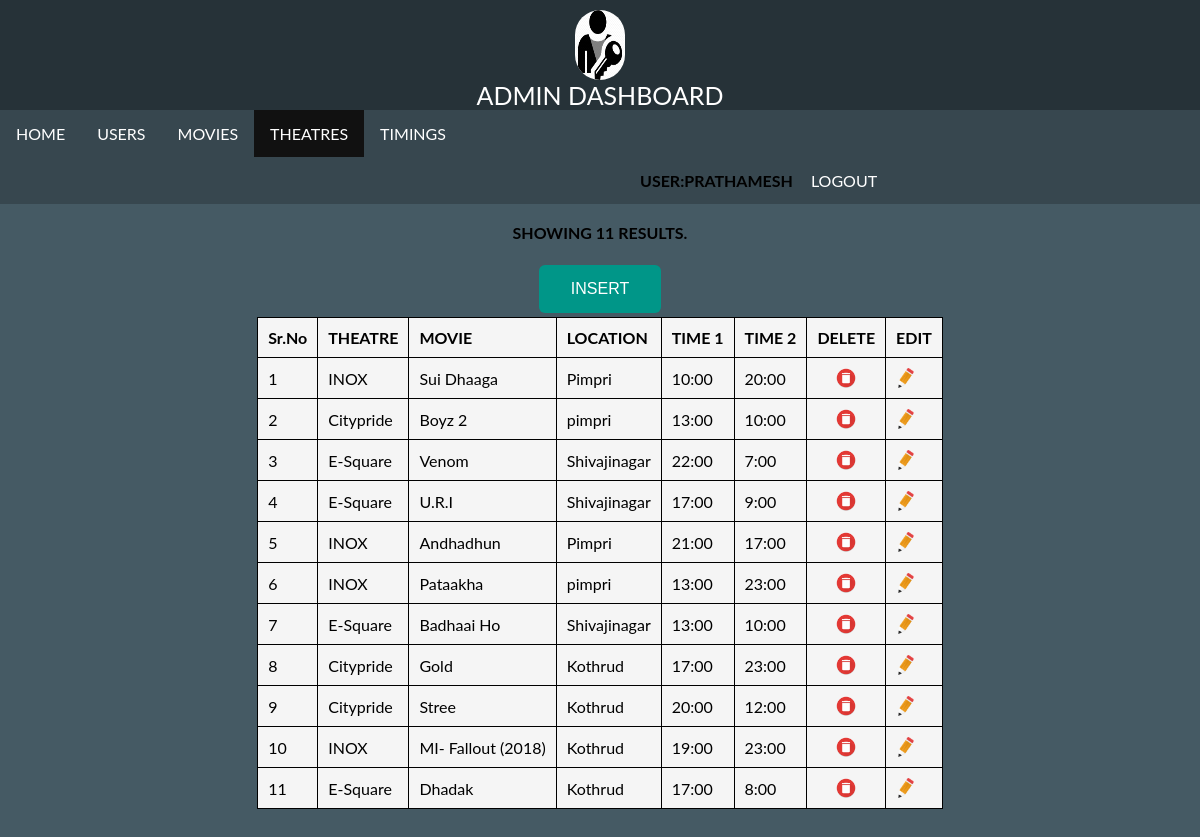
The app's page /theatres.php (signed in) with its own data.
### tables this page shows
CREATE TABLE `theatres` (
  `Theatre_id` int(11) UNSIGNED NOT NULL,
  `Theatre_Name` varchar(200) NOT NULL,
  `Location` varchar(300) NOT NULL,
  `Movie_Name` varchar(200) NOT NULL,
  `time1` varchar(200) NOT NULL,
  `time2` varchar(200) NOT NULL
);

### theatres.php (the view, shortened to what this page needs)
<html>
<head>
	<link href="css/dashstyle.css" type='text/css' rel="stylesheet">
	<link href="css/animate.css" type='text/css' rel="stylesheet">
</head>
<body class='bg-gray animated fadeIn'>
<div class='header'>
<center><img src='images/admin.png' alt="AdminLogo" id="adminlogo"><br><center id='head' class="animated flipInX">ADMIN DASHBOARD</center>
</center>
</div>
<div class='navbar'>
<ul align="center">
<li><a href="dash.php"  >HOME</a></li>
<li><a href="users.php" >USERS</a></li>
<li><a href="movie.php" >MOVIES</a></li>
<li><a href="theatres.php" class="active">THEATRES</a></li>
<li><a href="timings.php" >TIMINGS</a></li>
<li><b class='logout' style="padding-top:14px;padding-right:2px;"><?php echo strtoupper("USER:".$_SESSION['user']);?></b></li>
<li><a href="logout.php" class='logout' >LOGOUT</a></li>
</ul>
</div>
<div class='content'>
<?php
include('dbcon.php');
$qry="select Theatre_id,Theatre_Name ,Movie_Name ,Location,time1 ,time2 FROM theatres";
$result = mysqli_query($con,$qry);
$row_count=mysqli_num_rows($result);
if($row_count==0){echo  "<br><center><b>SHOWING 0 RESULTS.<b></center>";
?><center><button class='create animated fadeIn' onclick="document.getElementById('insert').style.display='block'"> INSERT </button></center><?php
}
else{
	echo  "<br><center><b>SHOWING ".$row_count." RESULTS.<b></center><br>";
?>
<table align='center' class="animated fadeIn"  border='1'>
<tr><center><button class='create animated fadeIn' onclick="document.getElementById('insert').style.display='block'"> INSERT </button></center></tr>
<tr>
<th>Sr.No</th>
<th>THEATRE</th>
<th>MOVIE</th>
<th>LOCATION</th>
<th>TIME 1</th>
<th>TIME 2</th>
<th>DELETE</th>
<th>EDIT</th>
</tr>
<?php
for($i=0;$i<$row_count;$i++)
{
	$row=mysqli_fetch_assoc($result);
	?>
	<tr>
	<td><?php echo $i+1 ?></td>
	<td><?php echo $row["Theatre_Name"] ?></td>
	<td><?php echo $row["Movie_Name"] ?></td>
	<td><?php echo $row["Location"] ?></td>
	<td><?php echo $row["time1"] ?></td>
	<td><?php echo $row["time2"] ?></td>
	<td><center><a href="?delid=<?php echo $row["Theatre_id"] ?>" style="color:white"><img style="height:20px;width:20px" src="images/delete.png">
	</a></center></td>
	<td><a href="theatre_edit.php?eid=<?php echo $row["Theatre_id"] ?>" style="color:white"><img style="height:20px;width:20px" src="images/edit.png">
	</a></td>
	</tr>
	<?php
}
}
?>
</div>
</body>
</html>

### CSS/dashstyle.css (style rules this page uses)
body { margin:0px; padding-top:0px; padding-bottom:100px; border:0px; font-family: "Lato", sans-serif; }
.header { width:100%; background-color:#263238; height:110px; }
#head { font-size:25px; color:white; }
a { text-decoration: none; }
.logout { float:right; padding-left:640px; }
ul,p { margin: 0; padding: 0; }
#adminlogo { margin-top:10px; width:50px; height:70px; border-radius:50px; background:white; }
.bg-gray { background-color:#455A64; }
.navbar li { display: inline; }
.active { background-color: #111; color: white; }
ul { list-style-type: none; overflow: hidden; background-color: #333; }
li { float: left; }
.navbar li a { display: block; color: white; font-size: 16px; text-align: center; padding: 14px 16px; text-decoration: none; }
.navbar ul { list-style-type: none; overflow: hidden; background-color: #37474F; }
.content { height:auto; }
table { background-color:#F5F5F5;border-collapse: collapse;border: 1px solid black; }
th,td { padding:10px;text-align: left }
.create { border-radius:6px; background-color:#009688; border: none; color: white; padding: 15px 32px; text-align: center; text-decoration: none; display: inline-block; font-size: 16px; margin: 4px 2px; cursor: pointer; }

### records on screen
theatres: Theatre_Name "INOX", Movie_Name "Sui Dhaaga", Location "Pimpri", time1 "10:00", time2 "20:00"
theatres: Theatre_Name "Citypride", Movie_Name "Boyz 2", Location "pimpri", time1 "13:00", time2 "10:00"
theatres: Theatre_Name "E-Square", Movie_Name "Venom", Location "Shivajinagar", time1 "22:00", time2 "7:00"
theatres: Theatre_Name "E-Square", Movie_Name "U.R.I", Location "Shivajinagar", time1 "17:00", time2 "9:00"
theatres: Theatre_Name "INOX", Movie_Name "Andhadhun", Location "Pimpri", time1 "21:00", time2 "17:00"
theatres: Theatre_Name "INOX", Movie_Name "Pataakha", Location "pimpri", time1 "13:00", time2 "23:00"
theatres: Theatre_Name "E-Square", Movie_Name "Badhaai Ho", Location "Shivajinagar", time1 "13:00", time2 "10:00"
theatres: Theatre_Name "Citypride", Movie_Name "Gold", Location "Kothrud", time1 "17:00", time2 "23:00"
theatres: Theatre_Name "Citypride", Movie_Name "Stree", Location "Kothrud", time1 "20:00", time2 "12:00"
theatres: Theatre_Name "INOX", Movie_Name "MI- Fallout (2018)", Location "Kothrud", time1 "19:00", time2 "23:00"
theatres: Theatre_Name "E-Square", Movie_Name "Dhadak", Location "Kothrud", time1 "17:00", time2 "8:00"

### other values on screen
$row_count "11"
